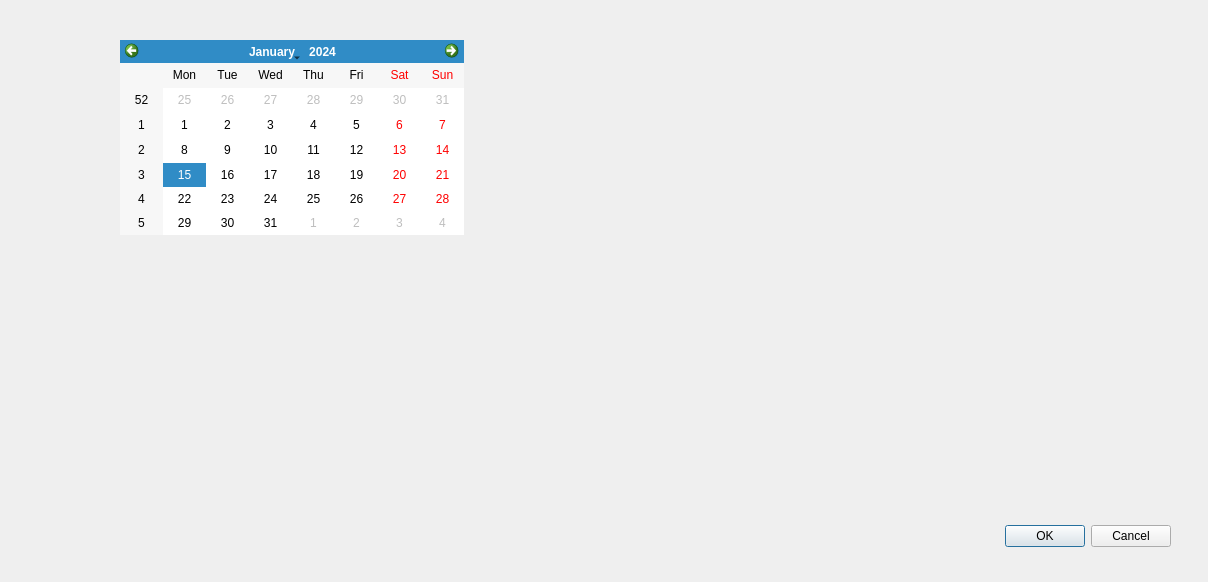
<?xml version="1.0" encoding="UTF-8"?>
<ui version="4.0">
 <class>Dialog</class>
 <widget class="QDialog" name="Dialog">
  <property name="geometry">
   <rect>
    <x>0</x>
    <y>0</y>
    <width>1208</width>
    <height>582</height>
   </rect>
  </property>
  <property name="windowTitle">
   <string>Dialog</string>
  </property>
  <widget class="QDialogButtonBox" name="buttonBox">
   <property name="geometry">
    <rect>
     <x>830</x>
     <y>520</y>
     <width>341</width>
     <height>32</height>
    </rect>
   </property>
   <property name="orientation">
    <enum>Qt::Horizontal</enum>
   </property>
   <property name="standardButtons">
    <set>QDialogButtonBox::Cancel|QDialogButtonBox::Ok</set>
   </property>
  </widget>
  <widget class="QCalendarWidget" name="calendarWidget">
   <property name="geometry">
    <rect>
     <x>120</x>
     <y>40</y>
     <width>344</width>
     <height>195</height>
    </rect>
   </property>
  </widget>
 </widget>
 <resources/>
 <connections>
  <connection>
   <sender>buttonBox</sender>
   <signal>accepted()</signal>
   <receiver>Dialog</receiver>
   <slot>accept()</slot>
   <hints>
    <hint type="sourcelabel">
     <x>248</x>
     <y>254</y>
    </hint>
    <hint type="destinationlabel">
     <x>157</x>
     <y>274</y>
    </hint>
   </hints>
  </connection>
  <connection>
   <sender>buttonBox</sender>
   <signal>rejected()</signal>
   <receiver>Dialog</receiver>
   <slot>reject()</slot>
   <hints>
    <hint type="sourcelabel">
     <x>316</x>
     <y>260</y>
    </hint>
    <hint type="destinationlabel">
     <x>286</x>
     <y>274</y>
    </hint>
   </hints>
  </connection>
 </connections>
</ui>
